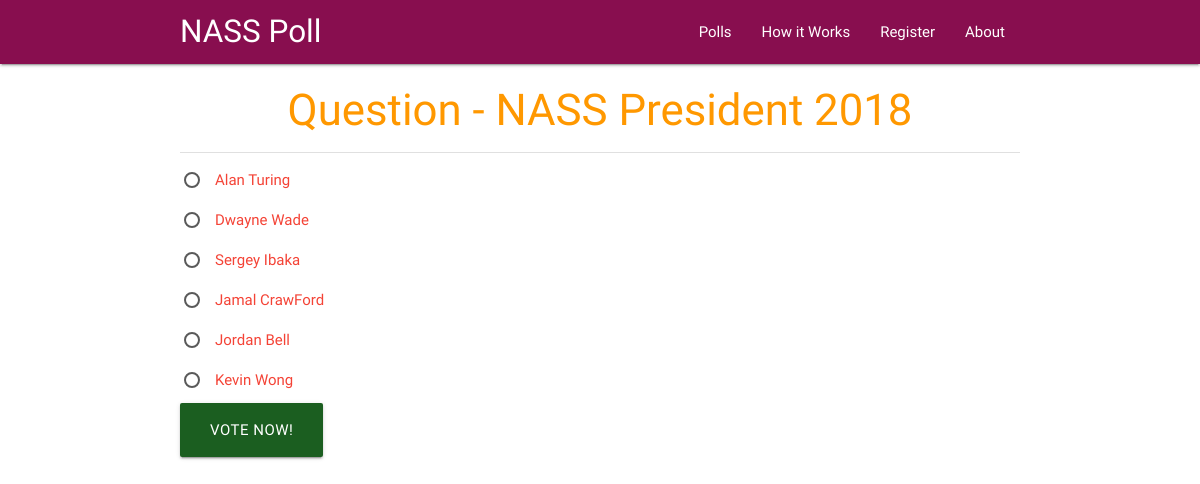
Screenshot of /polls/5/ (signed in) with the database file from the repository.
### polls/models.py (models this page shows, shortened)
class Question(models.Model):
	question_text = models.CharField(max_length = 250)
	pub_date = models.DateTimeField('Date published')

class Choice(models.Model):
	question = models.ForeignKey(Question, on_delete=models.CASCADE)
	choice_text = models.CharField(max_length=200)
	votes = models.IntegerField(default = 0)

### polls/views.py (the view)
# urls.py: url(r'^(?P<pk>[0-9]+)/$', login_required(views.DetailView.as_view()), name='detail'),
class DetailView(generic.DetailView):
	model = Question
	template_name = "polls/detail.html"

### polls/templates/polls/detail.html (shortened to what this page needs)
{% load static %}
<!DOCTYPE html>
<html>
<head>
	<link rel="stylesheet" href="{% static 'css/materialize.min.css' %}" />
</head>
<body>
	<nav class="pink darken-4" role="navigation">
		<div class="nav-wrapper container">
			<a href="{% url 'polls:index' %}" title="Home" class="brand-logo">NASS Poll</a>
			<ul class="right hide-on-med-and-down">
				<li><a href="#" title="">Polls</a></li>
				<li><a href="#" title="">How it Works</a></li>
				<li><a href="#" title="">Register</a></li>
				<li><a href="#" title="">About</a></li>
			</ul>
		</div>
	</nav>
	<div class="container">
		<div class="row">
			<div class="col l12 s12">
				<h3 class="center orange-text">Question - {{ question.question_text }}</h3>
				<div class="divider"></div>
				<form action="{% url 'polls:vote' question.id %}" method="POST" accept-charset="utf-8">
					{% for choice in question.choice_set.all %}
						<p class="">
							<label for="choice{{ forloop.counter }}" class="red-text darken-2">{{ choice.choice_text }}</label>
						</p>
					{% endfor %}
					<button type="submit" class="btn btn-large green darken-4">Vote Now!</button>
				</form>
			</div>
		</div>
	</div>
</body>
</html>

### rows the page displays
Question: question_text "NASS President 2018"
Choice: choice_text "Alan Turing"
Choice: choice_text "Dwayne Wade"
Choice: choice_text "Sergey Ibaka"
Choice: choice_text "Jamal CrawFord"
Choice: choice_text "Jordan Bell"
Choice: choice_text "Kevin Wong"
